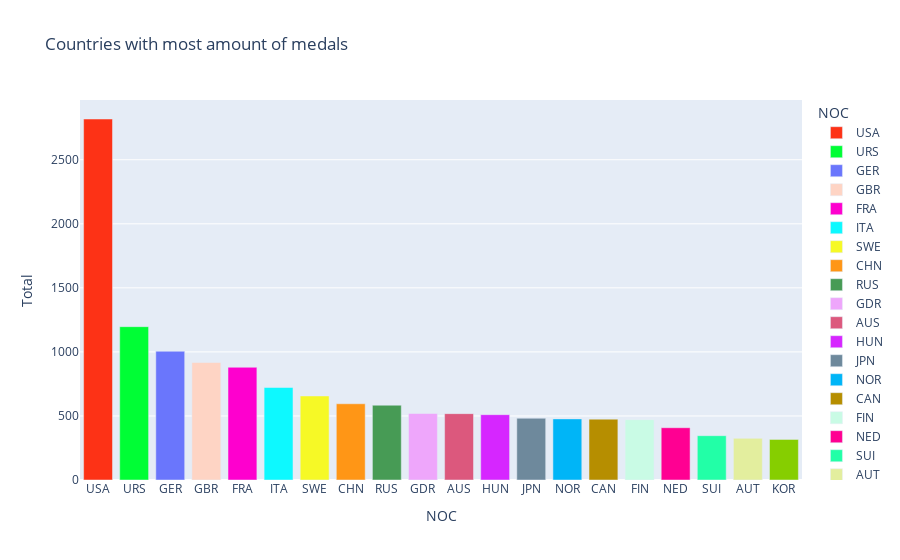

Notebook source saved alongside this figure:
### Code cell
gm.most_medals_by_country(df)

### Figure 1 — Plotly figure (JSON) as saved in the notebook; plotly's stock layout.template omitted (floating-point values rounded to 4 significant figures)
{"data": [{"alignmentgroup": "True", "hovertemplate": "NOC=%{x}<br>Total=%{y}<extra></extra>", "legendgroup": "USA", "marker": {"color": "#FD3216", "pattern": {"shape": ""}}, "name": "USA", "offsetgroup": "USA", "orientation": "v", "showlegend": true, "textposition": "auto", "type": "bar", "x": ["USA"], "xaxis": "x", "y": [2818], "yaxis": "y"}, {"alignmentgroup": "True", "hovertemplate": "NOC=%{x}<br>Total=%{y}<extra></extra>", "legendgroup": "URS", "marker": {"color": "#00FE35", "pattern": {"shape": ""}}, "name": "URS", "offsetgroup": "URS", "orientation": "v", "showlegend": true, "textposition": "auto", "type": "bar", "x": ["URS"], "xaxis": "x", "y": [1197], "yaxis": "y"}, {"alignmentgroup": "True", "hovertemplate": "NOC=%{x}<br>Total=%{y}<extra></extra>", "legendgroup": "GER", "marker": {"color": "#6A76FC", "pattern": {"shape": ""}}, "name": "GER", "offsetgroup": "GER", "orientation": "v", "showlegend": true, "textposition": "auto", "type": "bar", "x": ["GER"], "xaxis": "x", "y": [1005], "yaxis": "y"}, {"alignmentgroup": "True", "hovertemplate": "NOC=%{x}<br>Total=%{y}<extra></extra>", "legendgroup": "GBR", "marker": {"color": "#FED4C4", "pattern": {"shape": ""}}, "name": "GBR", "offsetgroup": "GBR", "orientation": "v", "showlegend": true, "textposition": "auto", "type": "bar", "x": ["GBR"], "xaxis": "x", "y": [917], "yaxis": "y"}, {"alignmentgroup": "True", "hovertemplate": "NOC=%{x}<br>Total=%{y}<extra></extra>", "legendgroup": "FRA", "marker": {"color": "#FE00CE", "pattern": {"shape": ""}}, "name": "FRA", "offsetgroup": "FRA", "orientation": "v", "showlegend": true, "textposition": "auto", "type": "bar", "x": ["FRA"], "xaxis": "x", "y": [880], "yaxis": "y"}, {"alignmentgroup": "True", "hovertemplate": "NOC=%{x}<br>Total=%{y}<extra></extra>", "legendgroup": "ITA", "marker": {"color": "#0DF9FF", "pattern": {"shape": ""}}, "name": "ITA", "offsetgroup": "ITA", "orientation": "v", "showlegend": true, "textposition": "auto", "type": "bar", "x": ["ITA"], "xaxis": "x", "y": [722], "yaxis": "y"}, {"alignmentgroup": "True", "hovertemplate": "NOC=%{x}<br>Total=%{y}<extra></extra>", "legendgroup": "SWE", "marker": {"color": "#F6F926", "pattern": {"shape": ""}}, "name": "SWE", "offsetgroup": "SWE", "orientation": "v", "showlegend": true, "textposition": "auto", "type": "bar", "x": ["SWE"], "xaxis": "x", "y": [656], "yaxis": "y"}, {"alignmentgroup": "True", "hovertemplate": "NOC=%{x}<br>Total=%{y}<extra></extra>", "legendgroup": "CHN", "marker": {"color": "#FF9616", "pattern": {"shape": ""}}, "name": "CHN", "offsetgroup": "CHN", "orientation": "v", "showlegend": true, "textposition": "auto", "type": "bar", "x": ["CHN"], "xaxis": "x", "y": [595], "yaxis": "y"}, {"alignmentgroup": "True", "hovertemplate": "NOC=%{x}<br>Total=%{y}<extra></extra>", "legendgroup": "RUS", "marker": {"color": "#479B55", "pattern": {"shape": ""}}, "name": "RUS", "offsetgroup": "RUS", "orientation": "v", "showlegend": true, "textposition": "auto", "type": "bar", "x": ["RUS"], "xaxis": "x", "y": [584], "yaxis": "y"}, {"alignmentgroup": "True", "hovertemplate": "NOC=%{x}<br>Total=%{y}<extra></extra>", "legendgroup": "GDR", "marker": {"color": "#EEA6FB", "pattern": {"shape": ""}}, "name": "GDR", "offsetgroup": "GDR", "orientation": "v", "showlegend": true, "textposition": "auto", "type": "bar", "x": ["GDR"], "xaxis": "x", "y": [519], "yaxis": "y"}, {"alignmentgroup": "True", "hovertemplate": "NOC=%{x}<br>Total=%{y}<extra></extra>", "legendgroup": "AUS", "marker": {"color": "#DC587D", "pattern": {"shape": ""}}, "name": "AUS", "offsetgroup": "AUS", "orientation": "v", "showlegend": true, "textposition": "auto", "type": "bar", "x": ["AUS"], "xaxis": "x", "y": [518], "yaxis": "y"}, {"alignmentgroup": "True", "hovertemplate": "NOC=%{x}<br>Total=%{y}<extra></extra>", "legendgroup": "HUN", "marker": {"color": "#D626FF", "pattern": {"shape": ""}}, "name": "HUN", "offsetgroup": "HUN", "orientation": "v", "showlegend": true, "textposition": "auto", "type": "bar", "x": ["HUN"], "xaxis": "x", "y": [510], "yaxis": "y"}, {"alignmentgroup": "True", "hovertemplate": "NOC=%{x}<br>Total=%{y}<extra></extra>", "legendgroup": "JPN", "marker": {"color": "#6E899C", "pattern": {"shape": ""}}, "name": "JPN", "offsetgroup": "JPN", "orientation": "v", "showlegend": true, "textposition": "auto", "type": "bar", "x": ["JPN"], "xaxis": "x", "y": [482], "yaxis": "y"}, {"alignmentgroup": "True", "hovertemplate": "NOC=%{x}<br>Total=%{y}<extra></extra>", "legendgroup": "NOR", "marker": {"color": "#00B5F7", "pattern": {"shape": ""}}, "name": "NOR", "offsetgroup": "NOR", "orientation": "v", "showlegend": true, "textposition": "auto", "type": "bar", "x": ["NOR"], "xaxis": "x", "y": [477], "yaxis": "y"}, {"alignmentgroup": "True", "hovertemplate": "NOC=%{x}<br>Total=%{y}<extra></extra>", "legendgroup": "CAN", "marker": {"color": "#B68E00", "pattern": {"shape": ""}}, "name": "CAN", "offsetgroup": "CAN", "orientation": "v", "showlegend": true, "textposition": "auto", "type": "bar", "x": ["CAN"], "xaxis": "x", "y": [475], "yaxis": "y"}, {"alignmentgroup": "True", "hovertemplate": "NOC=%{x}<br>Total=%{y}<extra></extra>", "legendgroup": "FIN", "marker": {"color": "#C9FBE5", "pattern": {"shape": ""}}, "name": "FIN", "offsetgroup": "FIN", "orientation": "v", "showlegend": true, "textposition": "auto", "type": "bar", "x": ["FIN"], "xaxis": "x", "y": [471], "yaxis": "y"}, {"alignmentgroup": "True", "hovertemplate": "NOC=%{x}<br>Total=%{y}<extra></extra>", "legendgroup": "NED", "marker": {"color": "#FF0092", "pattern": {"shape": ""}}, "name": "NED", "offsetgroup": "NED", "orientation": "v", "showlegend": true, "textposition": "auto", "type": "bar", "x": ["NED"], "xaxis": "x", "y": [408], "yaxis": "y"}, {"alignmentgroup": "True", "hovertemplate": "NOC=%{x}<br>Total=%{y}<extra></extra>", "legendgroup": "SUI", "marker": {"color": "#22FFA7", "pattern": {"shape": ""}}, "name": "SUI", "offsetgroup": "SUI", "orientation": "v", "showlegend": true, "textposition": "auto", "type": "bar", "x": ["SUI"], "xaxis": "x", "y": [346], "yaxis": "y"}, {"alignmentgroup": "True", "hovertemplate": "NOC=%{x}<br>Total=%{y}<extra></extra>", "legendgroup": "AUT", "marker": {"color": "#E3EE9E", "pattern": {"shape": ""}}, "name": "AUT", "offsetgroup": "AUT", "orientation": "v", "showlegend": true, "textposition": "auto", "type": "bar", "x": ["AUT"], "xaxis": "x", "y": [325], "yaxis": "y"}, {"alignmentgroup": "True", "hovertemplate": "NOC=%{x}<br>Total=%{y}<extra></extra>", "legendgroup": "KOR", "marker": {"color": "#86CE00", "pattern": {"shape": ""}}, "name": "KOR", "offsetgroup": "KOR", "orientation": "v", "showlegend": true, "textposition": "auto", "type": "bar", "x": ["KOR"], "xaxis": "x", "y": [317], "yaxis": "y"}], "layout": {"barmode": "relative", "legend": {"title": {"text": "NOC"}, "tracegroupgap": 0}, "title": {"text": "Countries with most amount of medals"}, "xaxis": {"anchor": "y", "categoryarray": ["USA", "URS", "GER", "GBR", "FRA", "ITA", "SWE", "CHN", "RUS", "GDR", "AUS", "HUN", "JPN", "NOR", "CAN", "FIN", "NED", "SUI", "AUT", "KOR"], "categoryorder": "array", "domain": [0, 1], "title": {"text": "NOC"}}, "yaxis": {"anchor": "x", "domain": [0, 1], "title": {"text": "Total"}}}}
